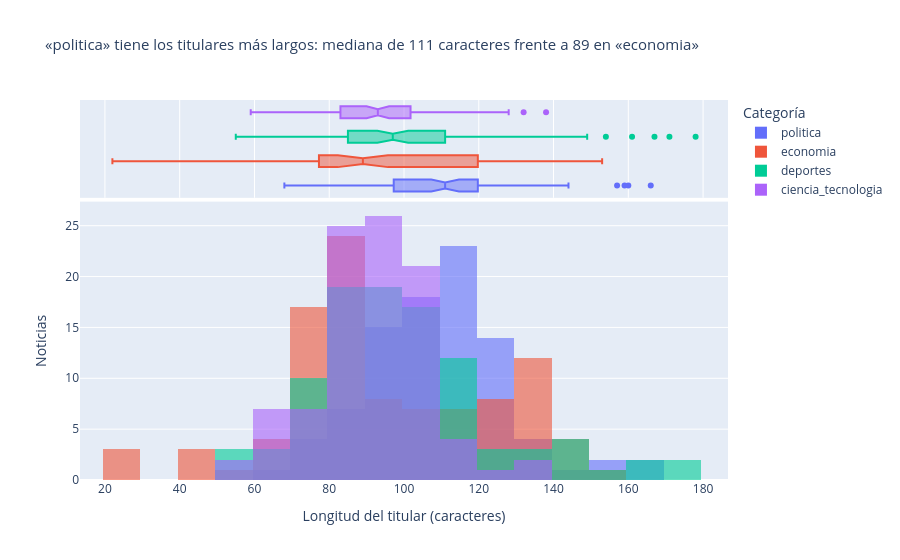

Source (notebook cell):
### Code cell
# Gráfico 3 – histograma de longitud de titulares
grupo = "medio" if df["medio"].nunique() > 1 else "etiqueta"
med = df.groupby(grupo)["long_titular"].median()
largo, corto = med.idxmax(), med.idxmin()
titulo3 = (f"«{largo}» tiene los titulares más largos: mediana de {med.max():.0f} caracteres "
           f"frente a {med.min():.0f} en «{corto}»")
fig3 = px.histogram(df, x="long_titular", color=grupo, nbins=30, barmode="overlay",
                    opacity=0.6, marginal="box",
                    color_discrete_map=COLORES if grupo == "medio" else None,
                    category_orders={"etiqueta": CATEGORIAS},
                    labels={"long_titular": "Longitud del titular (caracteres)", "medio": "Medio",
                            "etiqueta": "Categoría"},
                    title=titulo3)
fig3.update_layout(title_font_size=15, yaxis_title="Noticias")
fig3.show()

### Figure 1 — Plotly figure (JSON) as saved in the notebook; plotly's stock layout.template omitted (floating-point values rounded to 4 significant figures)
{"data": [{"bingroup": "x", "hovertemplate": "Categoría=politica<br>Longitud del titular (caracteres)=%{x}<br>count=%{y}<extra></extra>", "legendgroup": "politica", "marker": {"color": "#636efa", "opacity": 0.6, "pattern": {"shape": ""}}, "name": "politica", "nbinsx": 30, "orientation": "v", "showlegend": true, "type": "histogram", "x": [107, 119, 111, 71, 128, 87, 113, 112, 84, 114, 91, 116, 104, 131, 112, 125, 99, 88, 129, 127, 121, 104, 115, 112, 76, 98, 157, 112, 103, 82, 117, 112, 120, 94, 84, 107, 124, 127, 144, 105, 97, 74, 101, 99, 104, 91, 113, 108, 92, 159, 95, 130, 122, 107, 160, 119, 102, 108, 104, 116, 166, 130, 111, 120, 114, 68, 96, 83, 92, 129, 98, 94, 120, 97, 114, 79, 136, 109, 118, 105, 117, 121, 105, 115, 101, 103, 94, 89, 113, 126, 119], "xaxis": "x", "yaxis": "y"}, {"hovertemplate": "Categoría=politica<br>Longitud del titular (caracteres)=%{x}<extra></extra>", "legendgroup": "politica", "marker": {"color": "#636efa"}, "name": "politica", "notched": true, "showlegend": false, "type": "box", "x": [107, 119, 111, 71, 128, 87, 113, 112, 84, 114, 91, 116, 104, 131, 112, 125, 99, 88, 129, 127, 121, 104, 115, 112, 76, 98, 157, 112, 103, 82, 117, 112, 120, 94, 84, 107, 124, 127, 144, 105, 97, 74, 101, 99, 104, 91, 113, 108, 92, 159, 95, 130, 122, 107, 160, 119, 102, 108, 104, 116, 166, 130, 111, 120, 114, 68, 96, 83, 92, 129, 98, 94, 120, 97, 114, 79, 136, 109, 118, 105, 117, 121, 105, 115, 101, 103, 94, 89, 113, 126, 119], "xaxis": "x2", "yaxis": "y2"}, {"bingroup": "x", "hovertemplate": "Categoría=economia<br>Longitud del titular (caracteres)=%{x}<br>count=%{y}<extra></extra>", "legendgroup": "economia", "marker": {"color": "#EF553B", "opacity": 0.6, "pattern": {"shape": ""}}, "name": "economia", "nbinsx": 30, "orientation": "v", "showlegend": true, "type": "histogram", "x": [94, 58, 65, 90, 127, 77, 65, 111, 23, 99, 43, 77, 89, 141, 66, 79, 100, 97, 88, 85, 88, 77, 103, 81, 72, 86, 110, 24, 123, 153, 121, 124, 71, 148, 78, 69, 108, 119, 80, 111, 149, 127, 139, 89, 124, 91, 95, 75, 72, 87, 120, 77, 83, 89, 76, 22, 41, 136, 46, 134, 71, 85, 114, 133, 76, 112, 137, 135, 95, 121, 137, 136, 132, 107, 83, 131, 138, 105, 110, 136, 106, 142, 108, 76, 77, 86, 86, 87, 88, 84, 86, 78, 93, 82, 85, 81, 89, 74, 83], "xaxis": "x", "yaxis": "y"}, {"hovertemplate": "Categoría=economia<br>Longitud del titular (caracteres)=%{x}<extra></extra>", "legendgroup": "economia", "marker": {"color": "#EF553B"}, "name": "economia", "notched": true, "showlegend": false, "type": "box", "x": [94, 58, 65, 90, 127, 77, 65, 111, 23, 99, 43, 77, 89, 141, 66, 79, 100, 97, 88, 85, 88, 77, 103, 81, 72, 86, 110, 24, 123, 153, 121, 124, 71, 148, 78, 69, 108, 119, 80, 111, 149, 127, 139, 89, 124, 91, 95, 75, 72, 87, 120, 77, 83, 89, 76, 22, 41, 136, 46, 134, 71, 85, 114, 133, 76, 112, 137, 135, 95, 121, 137, 136, 132, 107, 83, 131, 138, 105, 110, 136, 106, 142, 108, 76, 77, 86, 86, 87, 88, 84, 86, 78, 93, 82, 85, 81, 89, 74, 83], "xaxis": "x2", "yaxis": "y2"}, {"bingroup": "x", "hovertemplate": "Categoría=deportes<br>Longitud del titular (caracteres)=%{x}<br>count=%{y}<extra></extra>", "legendgroup": "deportes", "marker": {"color": "#00cc96", "opacity": 0.6, "pattern": {"shape": ""}}, "name": "deportes", "nbinsx": 30, "orientation": "v", "showlegend": true, "type": "histogram", "x": [116, 104, 132, 82, 99, 90, 97, 94, 55, 88, 101, 161, 146, 154, 77, 83, 85, 92, 91, 123, 90, 92, 111, 101, 111, 101, 99, 85, 56, 102, 94, 84, 100, 62, 135, 69, 62, 75, 99, 106, 99, 82, 149, 178, 171, 100, 89, 113, 97, 101, 117, 105, 100, 73, 112, 128, 92, 107, 90, 115, 85, 112, 90, 79, 96, 86, 77, 82, 85, 105, 77, 106, 93, 73, 88, 117, 86, 113, 100, 58, 110, 80, 70, 102, 86, 74, 146, 141, 89, 135, 84, 120, 104, 167, 83, 79, 90, 118], "xaxis": "x", "yaxis": "y"}, {"hovertemplate": "Categoría=deportes<br>Longitud del titular (caracteres)=%{x}<extra></extra>", "legendgroup": "deportes", "marker": {"color": "#00cc96"}, "name": "deportes", "notched": true, "showlegend": false, "type": "box", "x": [116, 104, 132, 82, 99, 90, 97, 94, 55, 88, 101, 161, 146, 154, 77, 83, 85, 92, 91, 123, 90, 92, 111, 101, 111, 101, 99, 85, 56, 102, 94, 84, 100, 62, 135, 69, 62, 75, 99, 106, 99, 82, 149, 178, 171, 100, 89, 113, 97, 101, 117, 105, 100, 73, 112, 128, 92, 107, 90, 115, 85, 112, 90, 79, 96, 86, 77, 82, 85, 105, 77, 106, 93, 73, 88, 117, 86, 113, 100, 58, 110, 80, 70, 102, 86, 74, 146, 141, 89, 135, 84, 120, 104, 167, 83, 79, 90, 118], "xaxis": "x2", "yaxis": "y2"}, {"bingroup": "x", "hovertemplate": "Categoría=ciencia_tecnologia<br>Longitud del titular (caracteres)=%{x}<br>count=%{y}<extra></extra>", "legendgroup": "ciencia_tecnologia", "marker": {"color": "#ab63fa", "opacity": 0.6, "pattern": {"shape": ""}}, "name": "ciencia_tecnologia", "nbinsx": 30, "orientation": "v", "showlegend": true, "type": "histogram", "x": [90, 76, 87, 88, 84, 103, 97, 95, 97, 70, 103, 84, 96, 107, 107, 89, 80, 101, 80, 88, 96, 138, 90, 78, 106, 102, 107, 94, 103, 101, 99, 62, 85, 94, 99, 81, 88, 93, 88, 82, 115, 115, 59, 97, 106, 86, 101, 90, 99, 94, 77, 62, 105, 59, 74, 90, 83, 87, 117, 103, 102, 97, 105, 99, 103, 90, 84, 62, 88, 60, 128, 80, 104, 98, 83, 97, 67, 100, 89, 98, 77, 76, 90, 61, 99, 132, 93, 83, 108, 80, 89, 89, 114, 65, 107], "xaxis": "x", "yaxis": "y"}, {"hovertemplate": "Categoría=ciencia_tecnologia<br>Longitud del titular (caracteres)=%{x}<extra></extra>", "legendgroup": "ciencia_tecnologia", "marker": {"color": "#ab63fa"}, "name": "ciencia_tecnologia", "notched": true, "showlegend": false, "type": "box", "x": [90, 76, 87, 88, 84, 103, 97, 95, 97, 70, 103, 84, 96, 107, 107, 89, 80, 101, 80, 88, 96, 138, 90, 78, 106, 102, 107, 94, 103, 101, 99, 62, 85, 94, 99, 81, 88, 93, 88, 82, 115, 115, 59, 97, 106, 86, 101, 90, 99, 94, 77, 62, 105, 59, 74, 90, 83, 87, 117, 103, 102, 97, 105, 99, 103, 90, 84, 62, 88, 60, 128, 80, 104, 98, 83, 97, 67, 100, 89, 98, 77, 76, 90, 61, 99, 132, 93, 83, 108, 80, 89, 89, 114, 65, 107], "xaxis": "x2", "yaxis": "y2"}], "layout": {"barmode": "overlay", "legend": {"title": {"text": "Categoría"}, "tracegroupgap": 0}, "title": {"font": {"size": 15}, "text": "«politica» tiene los titulares más largos: mediana de 111 caracteres frente a 89 en «economia»"}, "xaxis": {"anchor": "y", "domain": [0, 1], "title": {"text": "Longitud del titular (caracteres)"}}, "xaxis2": {"anchor": "y2", "domain": [0, 1], "matches": "x", "showgrid": true, "showticklabels": false}, "yaxis": {"anchor": "x", "domain": [0, 0.7326], "title": {"text": "Noticias"}}, "yaxis2": {"anchor": "x2", "domain": [0.7426, 1], "matches": "y2", "showgrid": false, "showline": false, "showticklabels": false, "ticks": ""}}}
